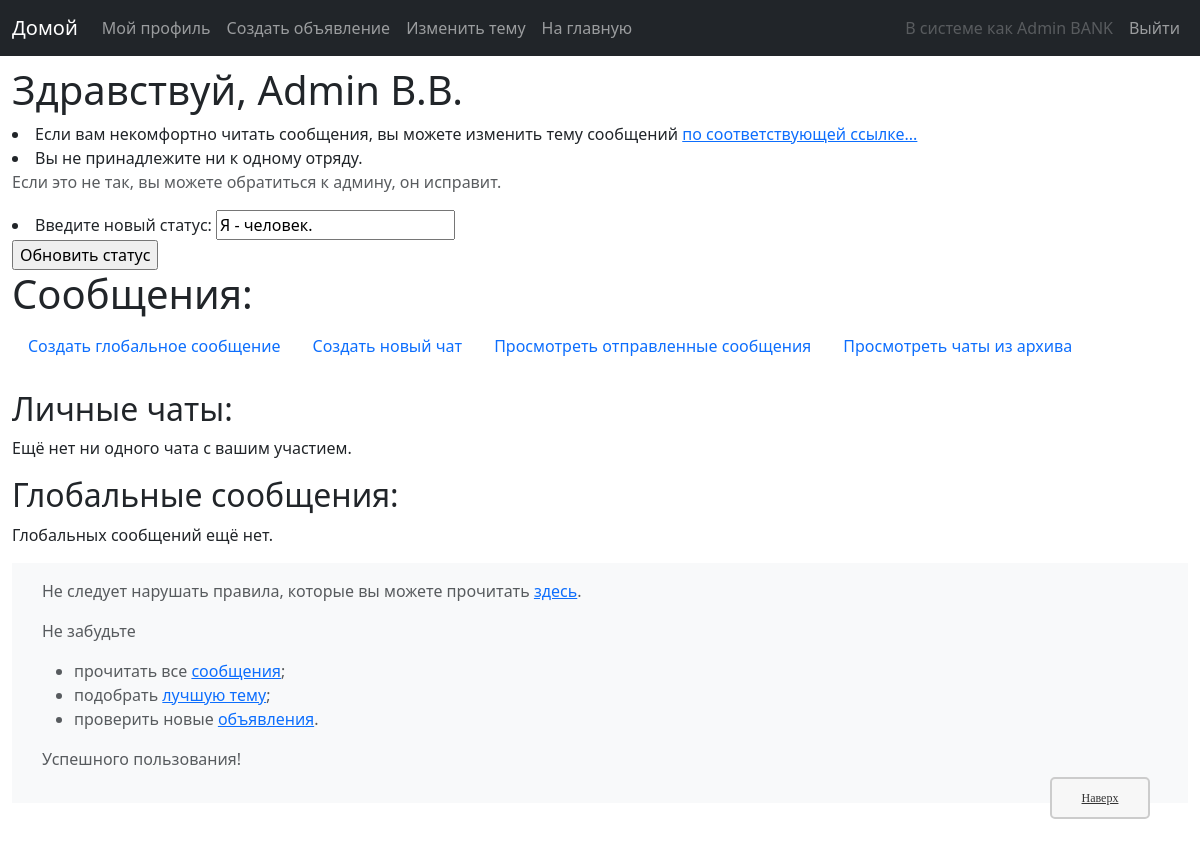
Before: /messenger/messages/ (signed in) with the older database file.
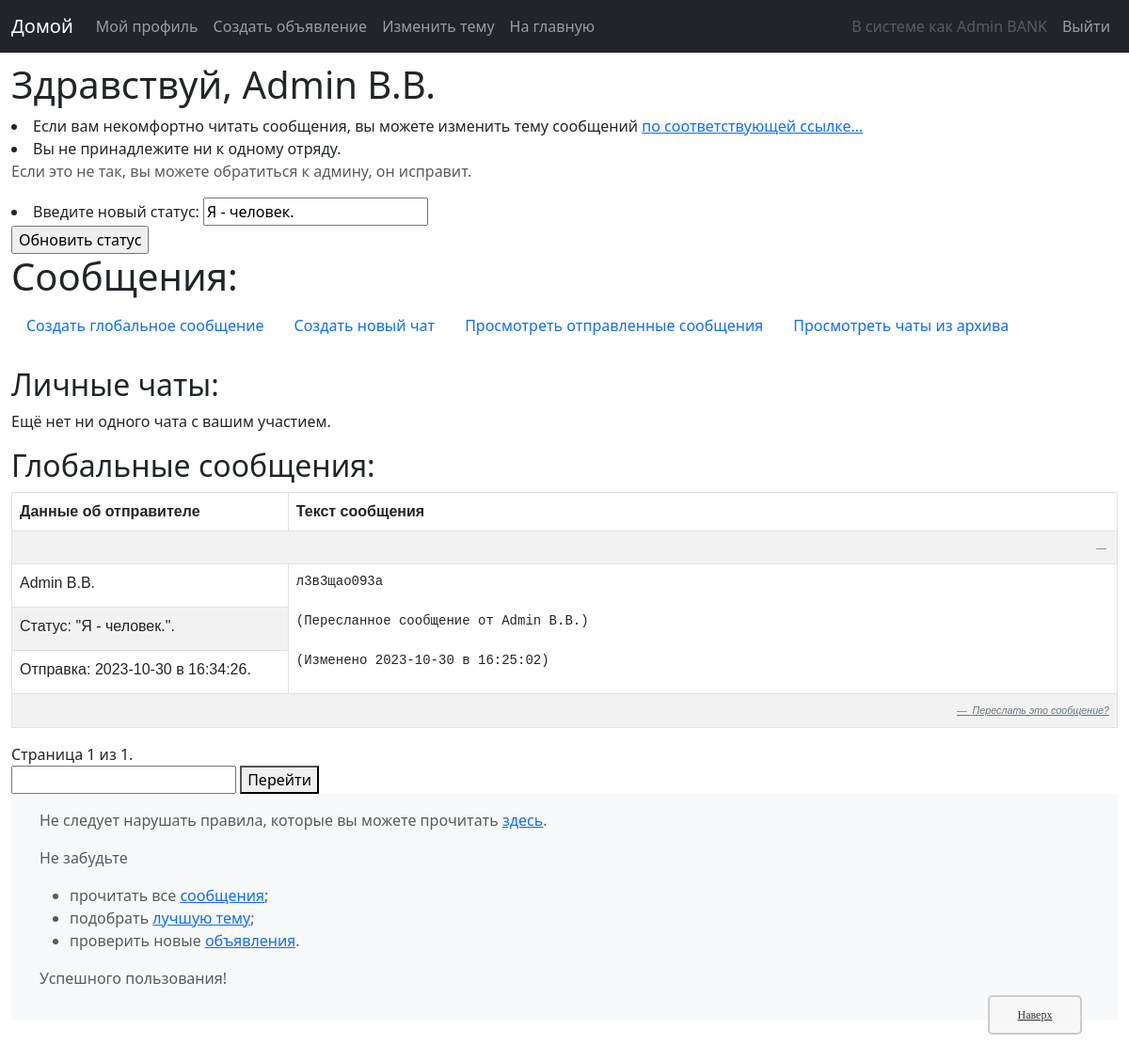
After: the same page with the newer database file.
### messenger/models.py (models this page shows, shortened)
class message(models.Model):
    date = models.DateField(default=datetime.date(year=1, month=1, day=1), verbose_name='Дата:')
    time = models.TimeField(default=datetime.time(hour=0), verbose_name="Время:")
    receiver = models.ForeignKey('chat', blank=True, on_delete=models.CASCADE, null=True, verbose_name="Получатель:")
    creator = models.ForeignKey(account, on_delete=models.CASCADE, null=True, verbose_name="Отправитель:")
    text = EncryptedTextField(verbose_name='Текст:')
    anonim = models.BooleanField(default=False, verbose_name='Если вы хотите отправить это сообщение анонимно, поставьте здесь галочку.')
    id = models.UUIDField(primary_key=True, default=uuid.uuid4, help_text="Уникальный ID сообщения.")
    date_of_edit = models.DateField(default=datetime.date(year=1, month=1, day=1), verbose_name="Дата последнего измененния:")
    time_of_edit = models.TimeField(default=datetime.time(hour=0), verbose_name="Время последнего изменения:")
    editable = models.BooleanField(default=True, editable=False)
    history = models.BooleanField(default=False, editable=False)
    anonim_legacy = models.BooleanField(default=False, editable=False)
    answer_for = models.ForeignKey('message', blank=True, on_delete=models.CASCADE, null=True, verbose_name="Ответ на сообщение:")
    def get_absolute_url_for_resend(self):
        if self.receiver: return reverse('messages-resend', args=[str(self.receiver.id), str(self.id)])
        else: return reverse('messages-resend', args=['global', str(self.id)])
    def get_date(self):
        return f'{self.date} в {self.time}'.split('.')[0]
    def display_text(self):
        f = self.date == self.date_of_edit and self.time == self.time_of_edit
        add_text = text.get_change_msg(self.date_of_edit, self.time_of_edit) if not f else ''
        return f'{crypto.decode(self.text["key"], self.text["alf"], self.text["msg"], self.text["msg_d"])}' + add_text
    class Meta:
        ordering = ["-date", "-time"]

### bank/models.py (models this page shows, shortened)
class account(models.Model):
    user = models.OneToOneField(User, on_delete=models.CASCADE, verbose_name="Пользователь:")
    balance = models.FloatField(default=0, verbose_name="Баланс:")
    id = models.UUIDField(primary_key=True, default=uuid.uuid4, help_text="Уникальный ID аккаунта.")#, editable=False)
    first_name = models.CharField(max_length=40, default='Not stated', verbose_name="Имя:")        #   Имя
    middle_name = models.CharField(max_length=40, default='Not stated', verbose_name="Отчество:")  #   Отчество
    last_name = models.CharField(max_length=40, default='Not stated', verbose_name="Фамилия:")     #   Фамилия
    user_group = models.CharField(max_length=40, choices=EXISTING_GROUPS, default='None', help_text='Группа обучения', verbose_name="Занятия:")
    party = models.IntegerField(default=0, verbose_name="Отряд:")
    theme_self = models.CharField(max_length=50, choices=EXISTING_THEMES, default='default', help_text="Как это выглядит, можно посмотреть ниже.", verbose_name="Тема:")
    account_status = models.CharField(max_length=100, default='', blank=True, verbose_name="Статус:")
    class Meta:
        ordering = ["party", "last_name"]
        permissions = PERMISSIONS
    def __str__(self):
        return f'{self.last_name} {self.first_name[0]}.{self.middle_name[0]}.'
    def short_name(self):
        return f'{self.last_name} {self.first_name}'
    def get_status(self):
        return f'"{self.account_status}"' if self.account_status != '' else 'не установлен'

### messenger/views/view_info.py (the view)
# urls.py: 2. Add a URL to urlpatterns:  path('', views.home, name='home')
@login_required
def home(request):
    chat_valid_all = list(chat_valid.objects.exclude(avaliable=False))
    list_id_chats = []
    for i in chat_valid_all:
        if i.getting_access(request.user.account):
            list_id_chats.append(i.what_chat.id)
    mess_pr = chat.objects.filter(id__in=list_id_chats)
    chat_and_acc_all = chat_and_acc.objects.filter(what_chat__in=mess_pr).filter(what_acc=request.user.account)
    mess_pub = message.objects.filter(receiver=None)
    paginator1 = Paginator(mess_pr, 25)
    paginator2 = Paginator(mess_pub, 10)
    page1 = request.GET.get('page1')
    page2 = request.GET.get('page2')
    try:
        items1 = paginator1.page(page1)
    except PageNotAnInteger:
        items1 = paginator1.page(1)
    except EmptyPage:
        items1 = paginator1.page(paginator1.num_pages)
    try:
        items2 = paginator2.page(page2)
    except PageNotAnInteger:
        items2 = paginator2.page(1)
    except EmptyPage:
        items2 = paginator2.page(paginator2.num_pages)
    if request.method == 'POST':
        form = other.SetStatus(request.POST)
        if form.is_valid():
            account_ = account.objects.get(id=request.user.account.id)
            new_status = form.cleaned_data['status']
            account_.account_status = new_status
            account_.save()
            return redirect('messages')
    else:
        status = request.user.account.account_status
        form = other.SetStatus(initial={'status': status,})
    context={'items1': items1, 'items2': items2, 'form': form, 'readen_status': chat_and_acc_all,
             'theme': theme.get_active_theme(request.user.account), 'type': theme.get_type_theme(request.user.account),}
    return render(
        request,
        'messenger/home/home.html',
        context=context,
    )

### messenger/forms/other.py (shortened to what this page needs)
class SetStatus(forms.Form):
    status = forms.CharField(max_length=50, required=False, label="Введите новый статус:")

### messenger/models.py (called while the page is built)
    def from_db_value(self, value, expression, connection):
        if value is None:
            return {"msg": "", "msg_d": "", "key": "", "alf": ""}
        try: return json.loads(value)
        except: return {"msg": "", "msg_d": "", "key": "", "alf": "BOTH"}

### utils/crypto.py (called while the page is built)
def replace_alphas(x: str, key: str, alf: str) -> int:
    key = encrypting_key(key, alf)
    dict_ = {f"{key[(i + 1) * 10 % len(key)]}": hex(i)[2:] for i in range(16)}
    return int(''.join([dict_[s] for s in x]), 16)

### utils/gens.py (called while the page is built)
def encrypting_key(key: str, alf: str) -> str:
    return key

def three_n_plus_one(i: int):
    return i // 2 if i & 1 == 0 else 3 * i + 1

def gen_shift(length: int, seed: int) -> list:
    rs = []
    x = seed
    for i in range(length):
        rs.append(x)
        x = three_n_plus_one(x)
        if x == 4:
            x = seed + 1
            seed += 1
    return rs

### utils/text.py (called while the page is built)
def get_change_msg(date: datetime.date, time: datetime.time) -> str:
    return f"\n\n(Изменено {date} в {str(time).split('.')[0]})"

### templates/messenger/home/home.html (shortened to what this page needs)
{% extends "messenger/base_generic.html" %}
{% block content %}
<h1>Здравствуй, {{ request.user.account }}</h1>
<form action="" method="post"><ui>
    <li>Если вам некомфортно читать сообщения, вы можете изменить тему сообщений <a href="{% url 'list-themes' %}">по соответствующей ссылке...</a></li>
    {% if request.user.account.party != 0 %}
    <li>Отряд: {{ request.user.account.party }}</li>
    {% else %}
    <li>Вы не принадлежите ни к одному отряду.</li>
    {% endif %}
    <p class="text-muted">Если это не так, вы можете обратиться к админу, он исправит.</p>
    {{ form.as_ul }}
    <input type="submit" value="Обновить статус" />
</ui></form>
<h1>Сообщения:</h1>
<ul class="nav">
    <li class="nav-item"><a class="nav-link active" aria-current="page" href="{% url 'messages-new' %}">Создать глобальное сообщение</a></li>
    <li class="nav-item"><a class="nav-link active" aria-current="page" href="{% url 'chats-new' %}">Создать новый чат</a></li>
    <li class="nav-item"><a class="nav-link active" aria-current="page" href="{% url 'messages-edit' %}">Просмотреть отправленные сообщения</a></li>
    <li class="nav-item"><a class="nav-link active" aria-current="page" href="{% url 'chats-archived' %}">Просмотреть чаты из архива</a></li>
</ul>
<br />
{% load static %}
<h2>Личные чаты:</h2>
<div id="chats">
    {% include 'messenger/updates/update_chats.html' %}
</div>
<h2>Глобальные сообщения:</h2>
<div id="globals">
    {% include 'messenger/updates/update_globals.html' %}
</div>
{% endblock %}

### templates/messenger/updates/update_globals.html (shortened to what this page needs)
{% if items2 %}
{% if type == 'd' %}
<table class="table table-striped table-bordered" cellpadding=30px>
    <thead>
        <tr>
            <th scope="col">Данные об отправителе</td>
            <th scope="col">Текст сообщения</td>
        </tr>
    </thead>
    <tbody>
        <tr class="small">
            <td colspan="2" class="small text-end"><span class="blockquote-footer"></span></td>
        </tr>
        {% for element in items2 %}
        <tr>
            <td class="w-25">{% if element.anonim %}Сообщение отправлено анонимно.{% else %}{{ element.creator }}{% endif %}</td>
            <td rowspan="3"><pre class="text-break multiple-text">{{ element.display_text }}</pre></td>
        </tr>
        <tr>
            <td>{% if element.anonim %}Статус неизвестен{% else %}Статус: {{ element.creator.get_status }}{% endif %}.</td>
        </tr>
        <tr>
            <td>Отправка: {{ element.get_date }}.</td>
        </tr>
        <tr class="small">
            {% if element.answer_for %}
            <td class="small">
            <a href="{{ element.get_absolute_url_for_view_answer }}" class="blockquote-footer">
                <i>{{ element.get_text_for_view_answer }}</i>
            </a>
            </td>
            <td class="text-end small">
            <a href="{{ element.get_absolute_url_for_resend }}" class="blockquote-footer">
                <i>Переслать это сообщение?</i>
            </a>
            </td>
            {% else %}
            <td class="text-end small" colspan="2">
            <a href="{{ element.get_absolute_url_for_resend }}" class="blockquote-footer">
                <i>Переслать это сообщение?</i>
            </a>
            </td>
            {% endif %}
        </tr>
        {% endfor %}
    </tbody>
</table>
{% endif %}
<span class="page-current">
    Страница {{ items2.number }} из {{ items2.paginator.num_pages }}.
</span>
<form method="GET" action="{% url 'messages' %}">
    <input type="text" name="page1" value="{{ messages.number }}" />
    <button type="submit">Перейти</button>
</form>
{% else %}
    <p>Глобальных сообщений ещё нет.</p>
{% endif %}

Changed rows visible on the page:
added message: creator "Admin B.B.", display_text "л3в3щао093а (Пересланное сообщение от Admin B.B.) (Изменено 2023-10-30 в 16:25:02)", creator.get_status "\"Я - человек.\"", get_date "2023-10-30 в 16:34:26"
Other visible differences:
{{ items2.number }}: (not shown) → "1"
{{ items2.paginator.num_pages }}: (not shown) → "1"
text no longer shown: "Глобальных сообщений ещё нет."
text now shown: "Данные об отправителе Текст сообщения Страница из . Перейти"
